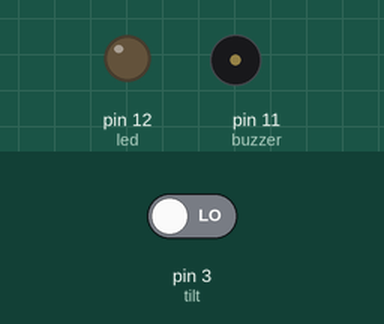
Recording of a sketch running on a simulated Arduino Uno, built with avr-gcc and run on an emulated ATmega328P. Parts: output pins drawn as LEDs (lit = HIGH), buzzer (waves = sounding). The inputs (shaded band) are chosen by the test bench; at power-on: pin 3 (tilt) LOW.

Above: at 1.8 s.
1.9 s: pin 3 (tilt) driven HIGH
At 2.4 s:
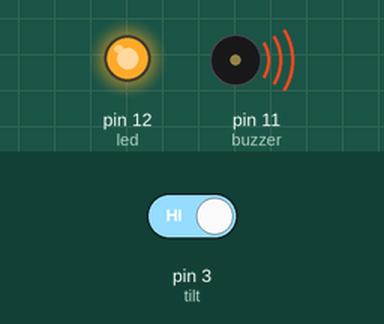
4.9 s: pin 3 (tilt) driven LOW
At 6.4 s:
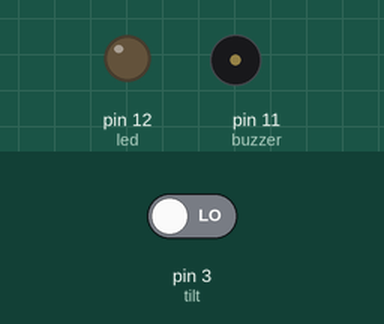
Timing chart, 0 to 7.9 s (numbered marks = the images above; inputs shaded):
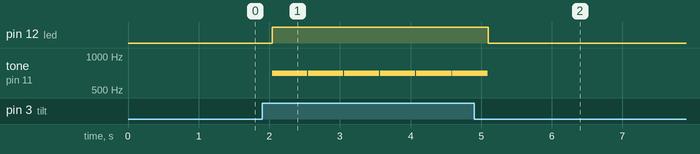

Measured:
- after the input at 1.9 s, pin 12 (led): LOW → HIGH after 0.14 s; tone on pin 11 (buzzer): alternates 700 Hz for 0.50 s and silent for 0.01 s, starting after 0.14 s
- after the input at 4.9 s, pin 12 (led): HIGH → LOW after 0.20 s; tone on pin 11 (buzzer): goes on until 5.1 s, then stays silent

The sketch:

Codigo_sensor_de_inclinacion.ino
```cpp
// C++ code
//
int tilt=3;
int led=12;
int buzzer=11;
void setup()
{
  pinMode(buzzer, OUTPUT);
  pinMode(tilt, INPUT);
  pinMode(led, OUTPUT);
}

void loop()
{
	if(digitalRead(tilt))//el sensor de inclinacion toma valores 1 y 0 para indicar se se inclino el sensor
  {
	tone(buzzer,700,500);
  	digitalWrite(led,HIGH);
    delay(500);
  }else
  {
    noTone(buzzer);
    digitalWrite(led,LOW);
    delay(500);
  }
  delay(10);
}
```
